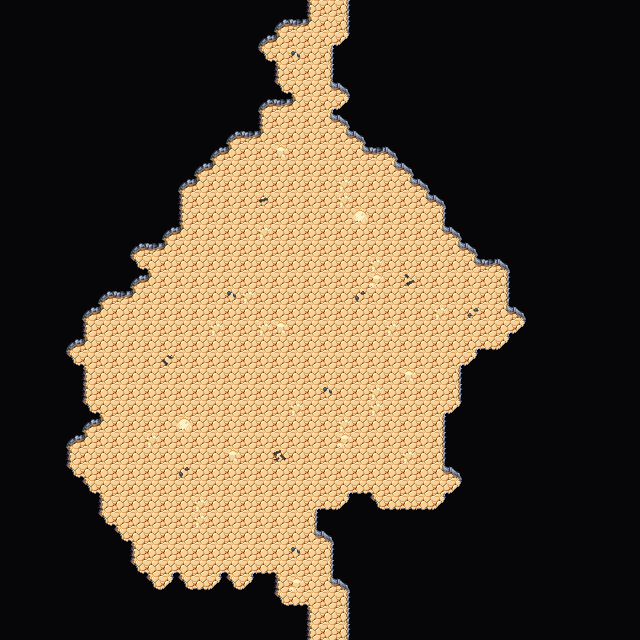

A 2D game scene composited from a Tiled map and its tileset images. What follows is a short description and the map's XML, with each tile layer's data collapsed to a summary:
An orthogonal 40x40 tile map with 16x16 px tiles, 4 tile layers (Collision, Background, Walls, Clutter), 2 tilesets and 2 objects.

<map version="1.5" tiledversion="1.7.2" orientation="orthogonal" renderorder="right-down" width="40" height="40" tilewidth="16" tileheight="16" infinite="0" nextlayerid="7" nextobjectid="62">
 <editorsettings>
  <export target="wastetown..tmx" format="tmx" />
 </editorsettings>
 <tileset firstgid="1" source="../../../tileset/main.tsx" />
 <tileset firstgid="3477" source="../../../tileset/buildings.tsx" />
 <layer id="6" name="Collision" width="40" height="40">
  <data>[1600 cells, 0 non-empty, 0 distinct tile ids]</data>
 </layer>
 <layer id="1" name="Background" width="40" height="40">
  <data>[1600 cells, 1600 non-empty, 1 distinct tile ids]</data>
 </layer>
 <layer id="2" name="Walls" width="40" height="40">
  <data>[1600 cells, 1120 non-empty, 17 distinct tile ids]</data>
 </layer>
 <layer id="3" name="Clutter" width="40" height="40">
  <properties>
   <property name="spriteLayer" type="bool" value="true" />
  </properties>
  <data>[1600 cells, 37 non-empty, 11 distinct tile ids]</data>
 </layer>
 <objectgroup id="4" name="Objects">
  <object id="60" template="../../../obj/door_down.tx" x="320.672" y="18.6895">
   <properties>
    <property name="teleport" value="../common/maps/map/cave/cave_multilevel_4/cave_23D1.tmx" />
    <property name="teleportObjectId" value="60" />
   </properties>
  </object>
  <object id="61" template="../../../obj/door_up.tx" x="320.672" y="639.376">
   <properties>
    <property name="teleport" value="../common/maps/map/cave/cave_multilevel_4/cave_23F1.tmx" />
    <property name="teleportObjectId" value="61" />
   </properties>
  </object>
 </objectgroup>
</map>
